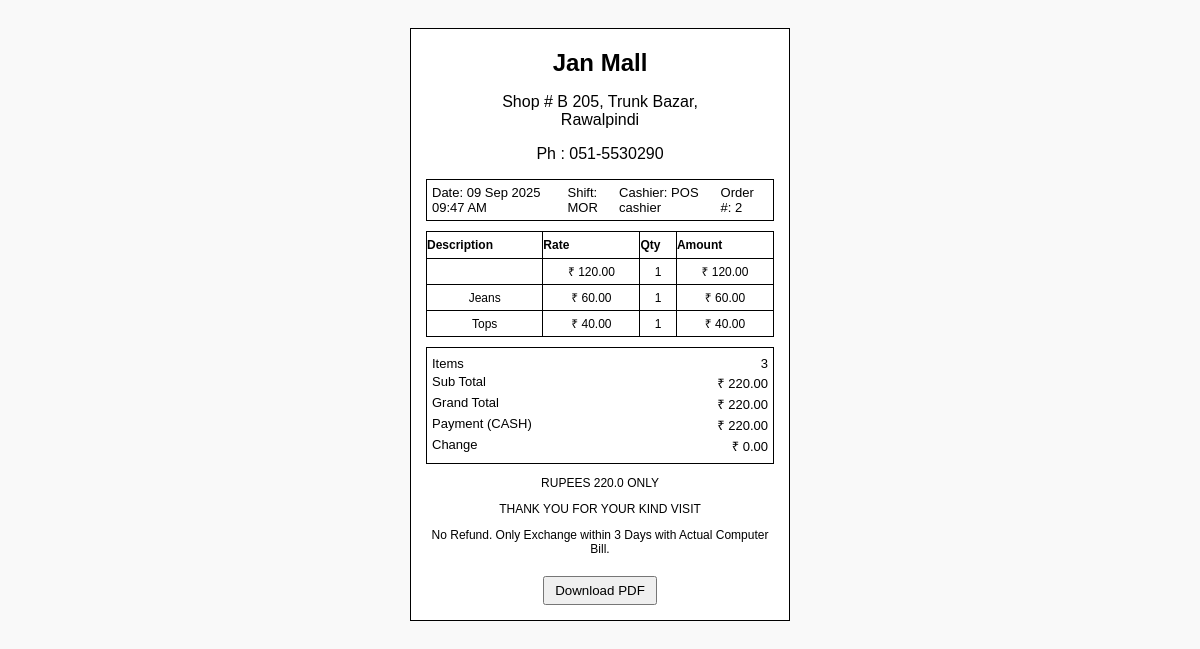
Screenshot of /receipt/2 (signed in) with the database file from the repository.
### app.py (models this page shows, shortened)
class Order(db.Model):
    id = db.Column(db.Integer, primary_key=True)
    cashier_id = db.Column(db.Integer, db.ForeignKey('user.id'), nullable=False)
    total = db.Column(db.Float, nullable=False, default=0.0)
    paid_cash = db.Column(db.Float, nullable=False, default=0.0)
    change_due = db.Column(db.Float, nullable=False, default=0.0)
    created_at = db.Column(db.DateTime, default=datetime.utcnow, nullable=False)
    payment_method = db.Column(db.String(20), nullable=False, default='cash')  # cash, card, upi, wallet
    cashier = db.relationship('User')

class User(db.Model, UserMixin):
    id = db.Column(db.Integer, primary_key=True)
    username = db.Column(db.String(80), unique=True, nullable=False)
    password_hash = db.Column(db.String(255), nullable=False)
    role = db.Column(db.String(20), nullable=False)  # "admin" or "cashier"

class OrderItem(db.Model):
    id = db.Column(db.Integer, primary_key=True)
    order_id = db.Column(db.Integer, db.ForeignKey('order.id'), nullable=False)
    product_id = db.Column(db.Integer, db.ForeignKey('product.id'), nullable=False)
    quantity = db.Column(db.Integer, nullable=False, default=1)
    unit_price = db.Column(db.Float, nullable=False)
    order = db.relationship('Order', backref=db.backref('items', lazy=True))
    product = db.relationship('Product')

class Product(db.Model):
    id = db.Column(db.Integer, primary_key=True)
    name = db.Column(db.String(120), nullable=False)
    barcode = db.Column(db.String(64), unique=True, nullable=False)
    price = db.Column(db.Float, nullable=False)
    stock = db.Column(db.Integer, default=0, nullable=False)
    low_stock = db.Column(db.Boolean, nullable=False, default=False)
    image_url = db.Column(db.String(255), nullable=True)

### app.py (the view)
@app.route("/receipt/<int:order_id>")
@login_required
@role_required("cashier", "admin")
def receipt(order_id):
    order = Order.query.get_or_404(order_id)
    return render_template("receipt.html", order=order)

### app.py (called while the page is built)
@login_manager.user_loader
def load_user(user_id):
    return User.query.get(int(user_id))

def role_required(*roles):
    def decorator(fn):
        @wraps(fn)
        def wrapper(*args, **kwargs):
            if not current_user.is_authenticated:
                return login_manager.unauthorized()
            if current_user.role not in roles:
                abort(403)
            return fn(*args, **kwargs)
        return wrapper
    return decorator

### templates/receipt.html (shortened to what this page needs)
<!doctype html>
<html>
<head>
  <link rel="stylesheet" href="{{ url_for('static', filename='receipt.css') }}">
</head>
<body onload="window.print()">
  <div class="receipt">
    <div class="center">
      <h2>Jan Mall</h2>
      <p>Shop # B 205, Trunk Bazar,<br>Rawalpindi</p>
      <p>Ph : 051-5530290</p>
    </div>
    <div class="meta">
      <div>Date: {{ order.created_at.strftime('%d %b %Y %I:%M %p') }}</div>
      <div>Shift: MOR</div>
      <div>Cashier: POS {{ order.cashier.username }}</div>
      <div>Order #: {{ order.id }}</div>
    </div>
    <table>
      <thead>
        <tr>
          <th>Description</th>
          <th>Rate</th>
          <th>Qty</th>
          <th>Amount</th>
        </tr>
      </thead>
      <tbody>
        {% for it in order.items %}
        <tr>
          <td>{{ it.product.name }}</td>
          <td>₹ {{ '%.2f'|format(it.unit_price) }}</td>
          <td>{{ it.quantity }}</td>
          <td>₹ {{ '%.2f'|format(it.unit_price * it.quantity) }}</td>
        </tr>
        {% endfor %}
      </tbody>
    </table>
    <div class="totals">
      <div><span>Items</span><span>{{ order.items|length }}</span></div>
      <div><span>Sub Total</span><span>₹ {{ '%.2f'|format(order.total) }}</span></div>
      <div><span>Grand Total</span><span>₹ {{ '%.2f'|format(order.total) }}</span></div>
      <div><span>Payment ({{ order.payment_method|upper }})</span><span>₹ {{ '%.2f'|format(order.paid_cash) }}</span></div>
      <div><span>Change</span><span>₹ {{ '%.2f'|format(order.change_due) }}</span></div>
    </div>
    <div class="footer">
      <p>RUPEES {{ order.total }} ONLY</p>
      <p>THANK YOU FOR YOUR KIND VISIT</p>
      <p>No Refund. Only Exchange within 3 Days with Actual Computer Bill.</p>
    </div>
    <div class="center" style="margin-top:10px">
      <a href="{{ url_for('receipt_pdf', order_id=order.id) }}"><button>Download PDF</button></a>
    </div>
  </div>
</body>
</html>

### static/receipt.css (style rules this page uses)
* { box-sizing:border-box }
body { font-family:monospace;background:#fff;color:#000 }
.receipt { max-width:420px;margin:0 auto;padding:12px }
h2 { text-align:center;margin:10px 0 }
.meta { display:flex;justify-content:space-between;font-size:12px;border-top:1px dashed #777;border-bottom:1px dashed #777;padding:6px 0;margin:8px 0 }
table { width:100%;border-collapse:collapse }
thead th { border-bottom:1px dashed #777;text-align:left;padding:6px 0;font-size:12px }
td { padding:4px 0;font-size:12px }
.totals { border-top:1px dashed #777;margin-top:8px;padding-top:6px }
.center { text-align:center }

### templates/receipt.html (style rules this page uses)
body { font-family: Arial, sans-serif; background: #f9f9f9; display: flex; justify-content: center; padding: 20px; }
.receipt { width: 380px; background: #fff; padding: 15px; border: 1px solid #000; }
.center { text-align: center; }
h2 { margin: 5px 0; }
.meta { font-size: 13px; margin-top: 10px; border: 1px solid #000; padding: 5px; }
table { width: 100%; border-collapse: collapse; margin-top: 10px; font-size: 13px; }
th, td { border: 1px solid #000; padding: 4px; text-align: center; }
.totals { margin-top: 10px; border: 1px solid #000; padding: 5px; font-size: 13px; }
.totals div { display: flex; justify-content: space-between; margin: 3px 0; }
.footer { margin-top: 10px; text-align: center; font-size: 12px; }
button { margin-top: 8px; padding: 5px 10px; }

### rows the page displays
Order: created_at "09 Sep 2025 09:47 AM", id "2", total "220.00", payment_method "CASH", paid_cash "220.00", change_due "0.00", total "220.0"
User: cashier.username "cashier"
OrderItem: unit_price "120.00", quantity "1", it.unit_price*it.quantity "120.00"
OrderItem: product.name "Jeans", unit_price "60.00", quantity "1", it.unit_price*it.quantity "60.00"
OrderItem: product.name "Tops", unit_price "40.00", quantity "1", it.unit_price*it.quantity "40.00"

### other values shown
{{ order.items|length }} "3"
